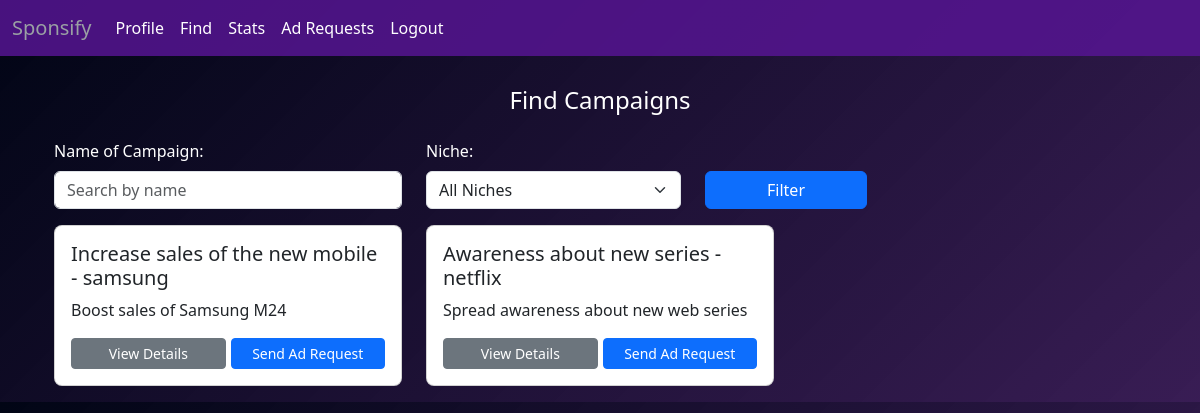
/influencer/find (signed in), run on an earlier commit of the app's database.
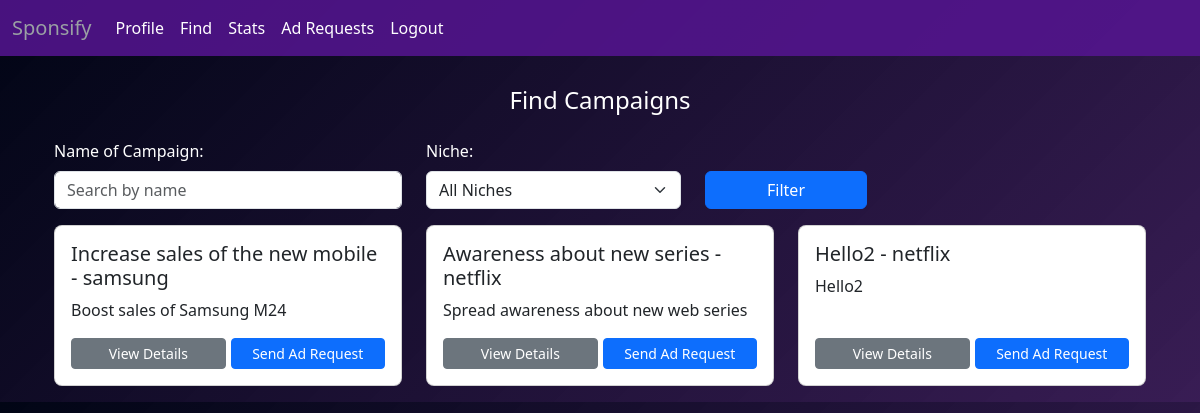
And on a later commit of the database.
### models.py (models this page shows, shortened)
class Campaign(db.Model):
    id = db.Column(db.Integer, primary_key=True)
    sponsor_id = db.Column(db.Integer, db.ForeignKey('sponsor.id'), nullable=False)
    name = db.Column(db.String(100), nullable=False)
    description = db.Column(db.Text)
    niche = db.Column(db.Text)
    start_date = db.Column(db.Date)
    end_date = db.Column(db.Date)
    budget = db.Column(db.Integer)
    is_flag = db.Column(db.Boolean, default=False)
    visibility = db.Column(db.String(10), default='public')
    goals = db.Column(db.Text)
    ad_requests = db.relationship('AdRequest', backref='campaign', lazy=True)

class User(db.Model):
    id = db.Column(db.Integer, primary_key=True)
    username = db.Column(db.String(80), unique=True, nullable=False)
    password = db.Column(db.String(120), nullable=False)
    role = db.Column(db.String(20), nullable=False)
    is_flag = db.Column(db.Boolean,default=False)
    sponsor = db.relationship("Sponsor", uselist=False, backref="user", cascade="all, delete-orphan")
    influencer = db.relationship("Influencer", uselist=False, backref="user", cascade="all, delete-orphan")

### routes.py (the view)
@app.route("/influencer/find")
@login_required
def inf_find():
    search_query = request.args.get('search', '')
    selected_niche = request.args.get('niche', '')
    query = Campaign.query.filter_by(visibility='public', is_flag=False)
    if search_query:
        query = query.filter(Campaign.name.ilike(f'%{search_query}%'))
    if selected_niche:
        query = query.filter_by(niche=selected_niche)
    campaigns = query.all()
    niches = db.session.query(Campaign.niche.distinct()).filter_by(visibility='public', is_flag=False).all()
    niches = [niche[0] for niche in niches]
    return render_template('inf_find.html', campaigns=campaigns, niches=niches)

### routes.py (called while the page is built)
def login_required(f):
    @wraps(f)
    def wrap(*args, **kwargs):
        if 'user_id' not in session:
            flash("You need to login first")
            return redirect(url_for('login'))
        else:
            user_id  = session['user_id']
            user = User.query.filter_by(id=user_id).first()
            if user.is_flag:
                flash("You are flagged")
                return redirect(url_for('login'))
        return f(*args, **kwargs)
    return wrap

### templates/inf_find.html (shortened to what this page needs)
{% extends 'ifndash.html' %}
{% block content %}
<div class="container mt-4">
    <h4 class="text-center mb-4">Find Campaigns</h4>
    <form method="GET" action="{{ url_for('inf_find') }}">
        <div class="row mb-3">
            <div class="col-md-4">
                <label for="search" class="form-label">Name of Campaign:</label>
                <input type="text" class="form-control" name="search" placeholder="Search by name" value="{{ request.args.get('search', '') }}">
            </div>
            <div class="col-md-3">
                <label for="niche" class="form-label">Niche:</label>
                <select name="niche" class="form-select">
                    <option value="">All Niches</option>
                </select>
            </div>
            <div class="col-md-2 d-flex align-items-end">
                <button type="submit" class="btn btn-primary w-100">Filter</button>
            </div>
        </div>
    </form>
    {% if campaigns %}
        <div class="row">
            {% for campaign in campaigns %}
                <div class="col-md-4 mb-3">
                    <div class="card h-100">
                        <div class="card-body d-flex flex-column">
                            <h5 class="card-title mb-2">{{ campaign.name }} - {{ campaign.sponsor.user.username }}</h5>
                            <p class="card-text mb-3">{{ campaign.description }}</p>
                            <div class="d-flex justify-content-between mt-auto">
                                <a href="{{ url_for('inf_campaign_details', campaign_id=campaign.id) }}" class="btn btn-secondary btn-sm">View Details</a>
                                <a href="{{ url_for('create_ad_request_influencer', campaign_id=campaign.id) }}" class="btn btn-primary btn-sm">Send Ad Request</a>
                            </div>
                        </div>
                    </div>
                </div>
            {% endfor %}
        </div>
    {% else %}
        <p class="text-center mt-2">No campaigns available.</p>
    {% endif %}
</div>
{% endblock %}

What changed in the data, as far as the page shows it:
now on this page (row edited): Campaign: name "Hello2", sponsor.user.username "netflix", description "Hello2"
